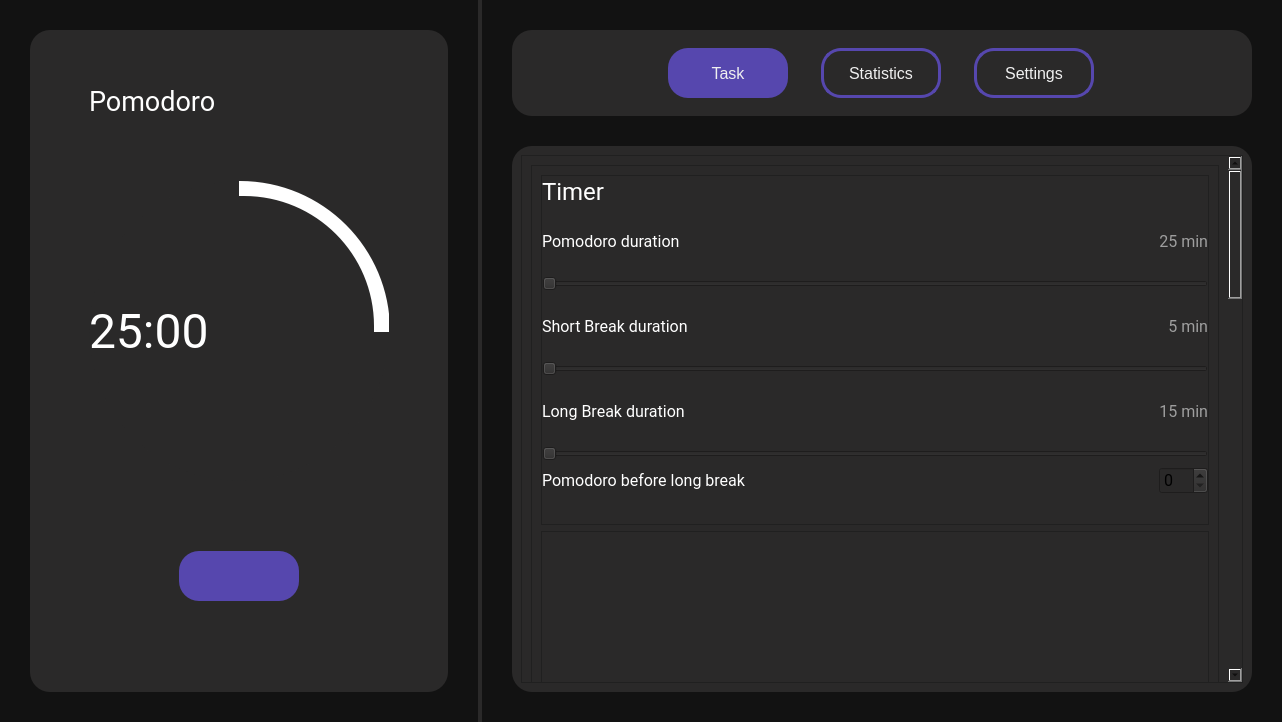
<?xml version="1.0" encoding="UTF-8"?>
<ui version="4.0">
 <class>MainWindow</class>
 <widget class="QMainWindow" name="MainWindow">
  <property name="geometry">
   <rect>
    <x>0</x>
    <y>0</y>
    <width>1282</width>
    <height>722</height>
   </rect>
  </property>
  <property name="windowTitle">
   <string>MainWindow</string>
  </property>
  <widget class="QWidget" name="centralwidget">
   <property name="font">
    <font>
     <family>Roboto</family>
     <pointsize>12</pointsize>
    </font>
   </property>
   <property name="styleSheet">
    <string notr="true">background-color: #121212;</string>
   </property>
   <layout class="QGridLayout" name="gridLayout">
    <property name="leftMargin">
     <number>0</number>
    </property>
    <property name="topMargin">
     <number>0</number>
    </property>
    <property name="rightMargin">
     <number>0</number>
    </property>
    <property name="bottomMargin">
     <number>0</number>
    </property>
    <property name="spacing">
     <number>0</number>
    </property>
    <item row="0" column="0">
     <layout class="QHBoxLayout" name="horizontalLayout">
      <property name="spacing">
       <number>0</number>
      </property>
      <item>
       <widget class="QFrame" name="pomodoro_timer_frame">
        <property name="minimumSize">
         <size>
          <width>480</width>
          <height>720</height>
         </size>
        </property>
        <property name="maximumSize">
         <size>
          <width>480</width>
          <height>16777215</height>
         </size>
        </property>
        <property name="baseSize">
         <size>
          <width>480</width>
          <height>720</height>
         </size>
        </property>
        <property name="styleSheet">
         <string notr="true">#pomodoro_timer_frame {
border: none;
border-right: 2px solid #2a2929;
}</string>
        </property>
        <property name="frameShape">
         <enum>QFrame::StyledPanel</enum>
        </property>
        <property name="frameShadow">
         <enum>QFrame::Raised</enum>
        </property>
        <layout class="QGridLayout" name="gridLayout_3">
         <property name="leftMargin">
          <number>30</number>
         </property>
         <property name="topMargin">
          <number>30</number>
         </property>
         <property name="rightMargin">
          <number>30</number>
         </property>
         <property name="bottomMargin">
          <number>30</number>
         </property>
         <property name="spacing">
          <number>0</number>
         </property>
         <item row="0" column="0">
          <widget class="QFrame" name="responsive_frame">
           <property name="styleSheet">
            <string notr="true">#responsive_frame {
border-radius: 20px;
background-color: #2a2929;
}


</string>
           </property>
           <property name="frameShape">
            <enum>QFrame::NoFrame</enum>
           </property>
           <property name="frameShadow">
            <enum>QFrame::Raised</enum>
           </property>
           <layout class="QGridLayout" name="gridLayout_2">
            <property name="leftMargin">
             <number>0</number>
            </property>
            <property name="topMargin">
             <number>0</number>
            </property>
            <property name="rightMargin">
             <number>0</number>
            </property>
            <property name="bottomMargin">
             <number>0</number>
            </property>
            <item row="0" column="0">
             <widget class="QFrame" name="pomodoro_content_frame">
              <property name="maximumSize">
               <size>
                <width>360</width>
                <height>640</height>
               </size>
              </property>
              <property name="styleSheet">
               <string notr="true">#pomodoro_content_frame {
border-radius: 20px;
background-color: #2a2929;
}

</string>
              </property>
              <property name="frameShape">
               <enum>QFrame::StyledPanel</enum>
              </property>
              <property name="frameShadow">
               <enum>QFrame::Raised</enum>
              </property>
              <widget class="QPushButton" name="stop_pushButton">
               <property name="geometry">
                <rect>
                 <x>120</x>
                 <y>510</y>
                 <width>120</width>
                 <height>50</height>
                </rect>
               </property>
               <property name="styleSheet">
                <string notr="true">QPushButton{
border: none;
border-radius: 20px;
color: #f0f0f0;
background-color: #5647ae;
padding-left:20px;
padding-right:20px;

}</string>
               </property>
               <property name="text">
                <string/>
               </property>
               <property name="icon">
                <iconset>
                 <normaloff>Pomodorodex/img/play-fill.svg</normaloff>Pomodorodex/img/play-fill.svg</iconset>
               </property>
               <property name="iconSize">
                <size>
                 <width>30</width>
                 <height>30</height>
                </size>
               </property>
              </widget>
              <widget class="QLabel" name="change_modus_label">
               <property name="geometry">
                <rect>
                 <x>30</x>
                 <y>40</y>
                 <width>301</width>
                 <height>41</height>
                </rect>
               </property>
               <property name="font">
                <font>
                 <family>Roboto</family>
                 <pointsize>20</pointsize>
                </font>
               </property>
               <property name="layoutDirection">
                <enum>Qt::LeftToRight</enum>
               </property>
               <property name="styleSheet">
                <string notr="true">#change_modus_label {
    background-color: #2a2929;
    color: white;
    text-align: center;
	qproperty-alignment: 'AlignCenter';
}

</string>
               </property>
               <property name="text">
                <string>Pomodoro</string>
               </property>
              </widget>
              <widget class="QFrame" name="time_bar_base_frame">
               <property name="geometry">
                <rect>
                 <x>30</x>
                 <y>140</y>
                 <width>300</width>
                 <height>300</height>
                </rect>
               </property>
               <property name="minimumSize">
                <size>
                 <width>300</width>
                 <height>300</height>
                </size>
               </property>
               <property name="styleSheet">
                <string notr="true">#time_bar_base_frame{
	background-color: #2a2929;
}</string>
               </property>
               <property name="frameShape">
                <enum>QFrame::NoFrame</enum>
               </property>
               <property name="frameShadow">
                <enum>QFrame::Raised</enum>
               </property>
               <widget class="QFrame" name="time_bar_bg_frame">
                <property name="geometry">
                 <rect>
                  <x>0</x>
                  <y>0</y>
                  <width>300</width>
                  <height>300</height>
                 </rect>
                </property>
                <property name="styleSheet">
                 <string notr="true">QFrame {
	background-color: rgba(42, 42, 42, 100);
	border-radius: 150px;
}
</string>
                </property>
                <property name="frameShape">
                 <enum>QFrame::NoFrame</enum>
                </property>
                <property name="frameShadow">
                 <enum>QFrame::Raised</enum>
                </property>
               </widget>
               <widget class="QFrame" name="time_bar_frame">
                <property name="geometry">
                 <rect>
                  <x>0</x>
                  <y>0</y>
                  <width>301</width>
                  <height>301</height>
                 </rect>
                </property>
                <property name="styleSheet">
                 <string notr="true">QFrame {
	background-color: qconicalgradient(cx:0.5, cy:0.5, angle:90, stop:0.749 rgba(0, 0, 0, 0), stop:0.75 rgba(255, 255, 255, 255));
	border-radius: 150px
}</string>
                </property>
                <property name="frameShape">
                 <enum>QFrame::StyledPanel</enum>
                </property>
                <property name="frameShadow">
                 <enum>QFrame::Raised</enum>
                </property>
               </widget>
               <widget class="QFrame" name="time_bar_container_frame">
                <property name="geometry">
                 <rect>
                  <x>15</x>
                  <y>15</y>
                  <width>270</width>
                  <height>270</height>
                 </rect>
                </property>
                <property name="styleSheet">
                 <string notr="true">QFrame {
	background-color: #2a2929;
	border-radius: 130px;
}</string>
                </property>
                <property name="frameShape">
                 <enum>QFrame::StyledPanel</enum>
                </property>
                <property name="frameShadow">
                 <enum>QFrame::Raised</enum>
                </property>
               </widget>
               <widget class="QLabel" name="timer_label">
                <property name="geometry">
                 <rect>
                  <x>0</x>
                  <y>120</y>
                  <width>301</width>
                  <height>60</height>
                 </rect>
                </property>
                <property name="font">
                 <font>
                  <family>Roboto</family>
                  <pointsize>36</pointsize>
                 </font>
                </property>
                <property name="layoutDirection">
                 <enum>Qt::LeftToRight</enum>
                </property>
                <property name="styleSheet">
                 <string notr="true">#timer_label {
    background-color: rgba(42, 41, 41, 0);
    color: white;
    text-align: center;
	qproperty-alignment: 'AlignCenter';
}

</string>
                </property>
                <property name="text">
                 <string>25:00</string>
                </property>
               </widget>
              </widget>
             </widget>
            </item>
           </layout>
          </widget>
         </item>
        </layout>
       </widget>
      </item>
      <item>
       <widget class="QFrame" name="managment_tool_frame">
        <property name="minimumSize">
         <size>
          <width>800</width>
          <height>720</height>
         </size>
        </property>
        <property name="styleSheet">
         <string notr="true">#managment_tool_frame {
border: none;
border-left: 2px solid #2a2929;
}</string>
        </property>
        <property name="frameShape">
         <enum>QFrame::StyledPanel</enum>
        </property>
        <property name="frameShadow">
         <enum>QFrame::Raised</enum>
        </property>
        <layout class="QGridLayout" name="gridLayout_4">
         <property name="leftMargin">
          <number>30</number>
         </property>
         <property name="topMargin">
          <number>30</number>
         </property>
         <property name="rightMargin">
          <number>30</number>
         </property>
         <property name="bottomMargin">
          <number>30</number>
         </property>
         <property name="spacing">
          <number>30</number>
         </property>
         <item row="0" column="0">
          <widget class="QFrame" name="btn_content_frame">
           <property name="sizePolicy">
            <sizepolicy hsizetype="Preferred" vsizetype="Preferred">
             <horstretch>0</horstretch>
             <verstretch>0</verstretch>
            </sizepolicy>
           </property>
           <property name="maximumSize">
            <size>
             <width>16777215</width>
             <height>150</height>
            </size>
           </property>
           <property name="styleSheet">
            <string notr="true">#btn_content_frame {
border-radius: 20px;
background-color: #2a2929;
}

</string>
           </property>
           <property name="frameShape">
            <enum>QFrame::StyledPanel</enum>
           </property>
           <property name="frameShadow">
            <enum>QFrame::Raised</enum>
           </property>
           <layout class="QGridLayout" name="gridLayout_6">
            <item row="0" column="0" alignment="Qt::AlignHCenter">
             <widget class="QFrame" name="btn_allign_frame">
              <property name="minimumSize">
               <size>
                <width>500</width>
                <height>0</height>
               </size>
              </property>
              <property name="styleSheet">
               <string notr="true">background-color: rgba(0,0,0,0);</string>
              </property>
              <property name="frameShape">
               <enum>QFrame::NoFrame</enum>
              </property>
              <property name="frameShadow">
               <enum>QFrame::Raised</enum>
              </property>
              <layout class="QHBoxLayout" name="horizontalLayout_2">
               <item>
                <widget class="QPushButton" name="pushButton">
                 <property name="minimumSize">
                  <size>
                   <width>120</width>
                   <height>50</height>
                  </size>
                 </property>
                 <property name="maximumSize">
                  <size>
                   <width>120</width>
                   <height>50</height>
                  </size>
                 </property>
                 <property name="font">
                  <font>
                   <pointsize>12</pointsize>
                  </font>
                 </property>
                 <property name="layoutDirection">
                  <enum>Qt::LeftToRight</enum>
                 </property>
                 <property name="styleSheet">
                  <string notr="true">QPushButton{
border: none;
border-radius: 20px;
color: #f0f0f0;
background-color: #5647ae;
}</string>
                 </property>
                 <property name="text">
                  <string>Task</string>
                 </property>
                </widget>
               </item>
               <item>
                <widget class="QPushButton" name="pushButton_2">
                 <property name="maximumSize">
                  <size>
                   <width>120</width>
                   <height>50</height>
                  </size>
                 </property>
                 <property name="font">
                  <font>
                   <pointsize>12</pointsize>
                  </font>
                 </property>
                 <property name="styleSheet">
                  <string notr="true">QPushButton{
border: solid ;
border-color: #5647ae;
border-width: 3px;
border-radius: 20px;
color: #f0f0f0;
background-color: rgba(0,0,0,0);
}</string>
                 </property>
                 <property name="text">
                  <string>Statistics</string>
                 </property>
                </widget>
               </item>
               <item>
                <widget class="QPushButton" name="pushButton_3">
                 <property name="maximumSize">
                  <size>
                   <width>120</width>
                   <height>50</height>
                  </size>
                 </property>
                 <property name="font">
                  <font>
                   <pointsize>12</pointsize>
                  </font>
                 </property>
                 <property name="styleSheet">
                  <string notr="true">QPushButton{
border: solid ;
border-color: #5647ae;
border-width: 3px;
border-radius: 20px;
color: #f0f0f0;
background-color: rgba(0,0,0,0);
}</string>
                 </property>
                 <property name="text">
                  <string>Settings</string>
                 </property>
                </widget>
               </item>
              </layout>
             </widget>
            </item>
           </layout>
          </widget>
         </item>
         <item row="1" column="0">
          <widget class="QFrame" name="content_frame">
           <property name="font">
            <font>
             <family>Roboto</family>
             <pointsize>12</pointsize>
            </font>
           </property>
           <property name="styleSheet">
            <string notr="true">#content_frame {
border-radius: 20px;
background-color: #2a2929;
}
</string>
           </property>
           <property name="frameShape">
            <enum>QFrame::StyledPanel</enum>
           </property>
           <property name="frameShadow">
            <enum>QFrame::Raised</enum>
           </property>
           <layout class="QVBoxLayout" name="verticalLayout">
            <property name="leftMargin">
             <number>9</number>
            </property>
            <item>
             <widget class="QStackedWidget" name="content_stackedWidget">
              <property name="layoutDirection">
               <enum>Qt::LeftToRight</enum>
              </property>
              <property name="styleSheet">
               <string notr="true">background-color: #2a2929;</string>
              </property>
              <property name="frameShape">
               <enum>QFrame::NoFrame</enum>
              </property>
              <property name="frameShadow">
               <enum>QFrame::Raised</enum>
              </property>
              <property name="currentIndex">
               <number>2</number>
              </property>
              <widget class="QWidget" name="task_managment_content_WidgetPage">
               <layout class="QGridLayout" name="gridLayout_5">
                <property name="leftMargin">
                 <number>30</number>
                </property>
                <property name="topMargin">
                 <number>30</number>
                </property>
                <property name="rightMargin">
                 <number>30</number>
                </property>
                <property name="bottomMargin">
                 <number>30</number>
                </property>
                <property name="spacing">
                 <number>30</number>
                </property>
                <item row="1" column="1">
                 <widget class="QPushButton" name="pushButton_4">
                  <property name="minimumSize">
                   <size>
                    <width>120</width>
                    <height>50</height>
                   </size>
                  </property>
                  <property name="font">
                   <font>
                    <family>Roboto</family>
                    <pointsize>12</pointsize>
                   </font>
                  </property>
                  <property name="styleSheet">
                   <string notr="true">QPushButton{
border: none;
border-radius: 20px;
color: #f0f0f0;
background-color: #5647ae;
}</string>
                  </property>
                  <property name="text">
                   <string>Save</string>
                  </property>
                 </widget>
                </item>
                <item row="1" column="0">
                 <widget class="QLineEdit" name="lineEdit">
                  <property name="minimumSize">
                   <size>
                    <width>0</width>
                    <height>50</height>
                   </size>
                  </property>
                  <property name="font">
                   <font>
                    <family>Roboto</family>
                    <pointsize>12</pointsize>
                   </font>
                  </property>
                  <property name="styleSheet">
                   <string notr="true">
border: solid ;
border-color: #5647ae;
border-width: 3px;
border-radius: 20px;
color: #f0f0f0;
background-color: rgba(0,0,0,0);
</string>
                  </property>
                  <property name="text">
                   <string/>
                  </property>
                  <property name="cursorPosition">
                   <number>0</number>
                  </property>
                  <property name="alignment">
                   <set>Qt::AlignLeading|Qt::AlignLeft|Qt::AlignVCenter</set>
                  </property>
                  <property name="placeholderText">
                   <string>  Define Your Task</string>
                  </property>
                 </widget>
                </item>
                <item row="1" column="2">
                 <widget class="QPushButton" name="pushButton_5">
                  <property name="minimumSize">
                   <size>
                    <width>120</width>
                    <height>50</height>
                   </size>
                  </property>
                  <property name="font">
                   <font>
                    <family>Roboto</family>
                    <pointsize>12</pointsize>
                   </font>
                  </property>
                  <property name="layoutDirection">
                   <enum>Qt::LeftToRight</enum>
                  </property>
                  <property name="styleSheet">
                   <string notr="true">QPushButton{
border: solid ;
border-color: #5647ae;
border-width: 3px;
border-radius: 20px;
color: #f0f0f0;
background-color: rgba(0,0,0,0);
}</string>
                  </property>
                  <property name="text">
                   <string>Clear</string>
                  </property>
                 </widget>
                </item>
                <item row="0" column="0" colspan="3">
                 <widget class="QFrame" name="checkbox_frame">
                  <property name="frameShape">
                   <enum>QFrame::StyledPanel</enum>
                  </property>
                  <property name="frameShadow">
                   <enum>QFrame::Raised</enum>
                  </property>
                 </widget>
                </item>
               </layout>
              </widget>
              <widget class="QWidget" name="statistics_content_WidgetPage">
               <widget class="QLabel" name="label">
                <property name="geometry">
                 <rect>
                  <x>250</x>
                  <y>230</y>
                  <width>201</width>
                  <height>17</height>
                 </rect>
                </property>
                <property name="text">
                 <string>coming soon</string>
                </property>
               </widget>
              </widget>
              <widget class="QWidget" name="Settings_content_WidgetPage">
               <layout class="QGridLayout" name="gridLayout_8">
                <property name="leftMargin">
                 <number>0</number>
                </property>
                <property name="topMargin">
                 <number>0</number>
                </property>
                <property name="rightMargin">
                 <number>0</number>
                </property>
                <property name="bottomMargin">
                 <number>0</number>
                </property>
                <property name="spacing">
                 <number>0</number>
                </property>
                <item row="0" column="0">
                 <widget class="QScrollArea" name="scrollArea">
                  <property name="widgetResizable">
                   <bool>true</bool>
                  </property>
                  <widget class="QWidget" name="scrollAreaWidgetContents">
                   <property name="geometry">
                    <rect>
                     <x>0</x>
                     <y>0</y>
                     <width>704</width>
                     <height>2018</height>
                    </rect>
                   </property>
                   <layout class="QVBoxLayout" name="verticalLayout_2">
                    <item>
                     <widget class="QFrame" name="settings_content">
                      <property name="minimumSize">
                       <size>
                        <width>0</width>
                        <height>2000</height>
                       </size>
                      </property>
                      <property name="frameShape">
                       <enum>QFrame::StyledPanel</enum>
                      </property>
                      <property name="frameShadow">
                       <enum>QFrame::Raised</enum>
                      </property>
                      <layout class="QVBoxLayout" name="verticalLayout_3">
                       <item>
                        <widget class="QFrame" name="timer_content">
                         <property name="maximumSize">
                          <size>
                           <width>16777215</width>
                           <height>350</height>
                          </size>
                         </property>
                         <property name="frameShape">
                          <enum>QFrame::StyledPanel</enum>
                         </property>
                         <property name="frameShadow">
                          <enum>QFrame::Raised</enum>
                         </property>
                         <layout class="QGridLayout" name="gridLayout_7">
                          <property name="leftMargin">
                           <number>0</number>
                          </property>
                          <property name="topMargin">
                           <number>0</number>
                          </property>
                          <property name="rightMargin">
                           <number>0</number>
                          </property>
                          <property name="bottomMargin">
                           <number>30</number>
                          </property>
                          <item row="2" column="0" colspan="3">
                           <widget class="QSlider" name="pomodoro_duration_horizontalSlider">
                            <property name="font">
                             <font>
                              <pointsize>9</pointsize>
                             </font>
                            </property>
                            <property name="orientation">
                             <enum>Qt::Horizontal</enum>
                            </property>
                           </widget>
                          </item>
                          <item row="5" column="0">
                           <widget class="QLabel" name="long_break_duration_label">
                            <property name="font">
                             <font>
                              <family>Roboto</family>
                              <pointsize>12</pointsize>
                             </font>
                            </property>
                            <property name="styleSheet">
                             <string notr="true">#long_break_duration_label{
color: white;
}</string>
                            </property>
                            <property name="text">
                             <string>Long Break duration</string>
                            </property>
                           </widget>
                          </item>
                          <item row="7" column="0">
                           <widget class="QLabel" name="pomodoro_before_long_break_label">
                            <property name="font">
                             <font>
                              <family>Roboto</family>
                              <pointsize>12</pointsize>
                             </font>
                            </property>
                            <property name="styleSheet">
                             <string notr="true">#pomodoro_before_long_break_label{
color: white;
}</string>
                            </property>
                            <property name="text">
                             <string>Pomodoro before long break</string>
                            </property>
                           </widget>
                          </item>
                          <item row="3" column="0">
                           <widget class="QLabel" name="short_break_duration_label">
                            <property name="font">
                             <font>
                              <family>Roboto</family>
                              <pointsize>12</pointsize>
                             </font>
                            </property>
                            <property name="styleSheet">
                             <string notr="true">#short_break_duration_label{
color: white;
}</string>
                            </property>
                            <property name="text">
                             <string>Short Break duration</string>
                            </property>
                           </widget>
                          </item>
                          <item row="4" column="0" colspan="3">
                           <widget class="QSlider" name="short_break_duration_horizontalSlider">
                            <property name="font">
                             <font>
                              <pointsize>9</pointsize>
                             </font>
                            </property>
                            <property name="orientation">
                             <enum>Qt::Horizontal</enum>
                            </property>
                           </widget>
                          </item>
                          <item row="3" column="2">
                           <widget class="QLabel" name="show_short_break_duration_label">
                            <property name="font">
                             <font>
                              <family>Roboto</family>
                              <pointsize>12</pointsize>
                             </font>
                            </property>
                            <property name="layoutDirection">
                             <enum>Qt::LeftToRight</enum>
                            </property>
                            <property name="styleSheet">
                             <string notr="true">#show_short_break_duration_label{
color: #9e9e9e;
}</string>
                            </property>
                            <property name="text">
                             <string>5 min</string>
                            </property>
                            <property name="alignment">
                             <set>Qt::AlignRight|Qt::AlignTrailing|Qt::AlignVCenter</set>
                            </property>
                           </widget>
                          </item>
                          <item row="1" column="0">
                           <widget class="QLabel" name="pomodoro_duration_label">
                            <property name="font">
                             <font>
                              <family>Roboto</family>
                              <pointsize>12</pointsize>
                             </font>
                            </property>
                            <property name="styleSheet">
                             <string notr="true">#pomodoro_duration_label {
color: white;
}</string>
                            </property>
                            <property name="text">
                             <string>Pomodoro duration</string>
                            </property>
                           </widget>
                          </item>
                          <item row="6" column="0" colspan="3">
                           <widget class="QSlider" name="long_break_duration_horizontalSlider">
                            <property name="font">
                             <font>
                              <pointsize>9</pointsize>
                             </font>
                            </property>
                            <property name="orientation">
                             <enum>Qt::Horizontal</enum>
                            </property>
                           </widget>
                          </item>
                          <item row="7" column="2">
                           <widget class="QSpinBox" name="pomodoro_before_long_break_spinBox">
                            <property name="font">
                             <font>
                              <family>Roboto</family>
                              <pointsize>12</pointsize>
                             </font>
                            </property>
                           </widget>
                          </item>
                          <item row="1" column="2">
                           <widget class="QLabel" name="show_pomodoro_duration_label">
                            <property name="font">
                             <font>
                              <family>Roboto</family>
                              <pointsize>12</pointsize>
                             </font>
                            </property>
                            <property name="layoutDirection">
                             <enum>Qt::LeftToRight</enum>
                            </property>
                            <property name="styleSheet">
                             <string notr="true">#show_pomodoro_duration_label {
color: #9e9e9e;
}</string>
                            </property>
                            <property name="text">
                             <string>25 min</string>
                            </property>
                            <property name="alignment">
                             <set>Qt::AlignRight|Qt::AlignTrailing|Qt::AlignVCenter</set>
                            </property>
                           </widget>
                          </item>
                          <item row="5" column="2">
                           <widget class="QLabel" name="show_long_break_duration_label">
                            <property name="font">
                             <font>
                              <family>Roboto</family>
                              <pointsize>12</pointsize>
                             </font>
                            </property>
                            <property name="layoutDirection">
                             <enum>Qt::LeftToRight</enum>
                            </property>
                            <property name="styleSheet">
                             <string notr="true">#show_long_break_duration_label {
color: #9e9e9e;
}</string>
                            </property>
                            <property name="text">
                             <string>15 min</string>
                            </property>
                            <property name="alignment">
                             <set>Qt::AlignRight|Qt::AlignTrailing|Qt::AlignVCenter</set>
                            </property>
                           </widget>
                          </item>
                          <item row="0" column="0">
                           <widget class="QLabel" name="settings_timer_label">
                            <property name="maximumSize">
                             <size>
                              <width>70</width>
                              <height>30</height>
                             </size>
                            </property>
                            <property name="font">
                             <font>
                              <family>Roboto</family>
                              <pointsize>18</pointsize>
                             </font>
                            </property>
                            <property name="styleSheet">
                             <string notr="true">#settings_timer_label {
color: white;
}</string>
                            </property>
                            <property name="text">
                             <string>Timer</string>
                            </property>
                           </widget>
                          </item>
                          <item row="7" column="1">
                           <spacer name="horizontalSpacer">
                            <property name="orientation">
                             <enum>Qt::Horizontal</enum>
                            </property>
                            <property name="sizeHint" stdset="0">
                             <size>
                              <width>40</width>
                              <height>20</height>
                             </size>
                            </property>
                           </spacer>
                          </item>
                         </layout>
                        </widget>
                       </item>
                       <item>
                        <widget class="QFrame" name="sound_content">
                         <property name="frameShape">
                          <enum>QFrame::StyledPanel</enum>
                         </property>
                         <property name="frameShadow">
                          <enum>QFrame::Raised</enum>
                         </property>
                        </widget>
                       </item>
                       <item>
                        <widget class="QFrame" name="desktop_content">
                         <property name="frameShape">
                          <enum>QFrame::StyledPanel</enum>
                         </property>
                         <property name="frameShadow">
                          <enum>QFrame::Raised</enum>
                         </property>
                        </widget>
                       </item>
                      </layout>
                     </widget>
                    </item>
                   </layout>
                  </widget>
                 </widget>
                </item>
               </layout>
              </widget>
             </widget>
            </item>
           </layout>
          </widget>
         </item>
        </layout>
       </widget>
      </item>
     </layout>
    </item>
   </layout>
  </widget>
 </widget>
 <resources/>
 <connections/>
</ui>
